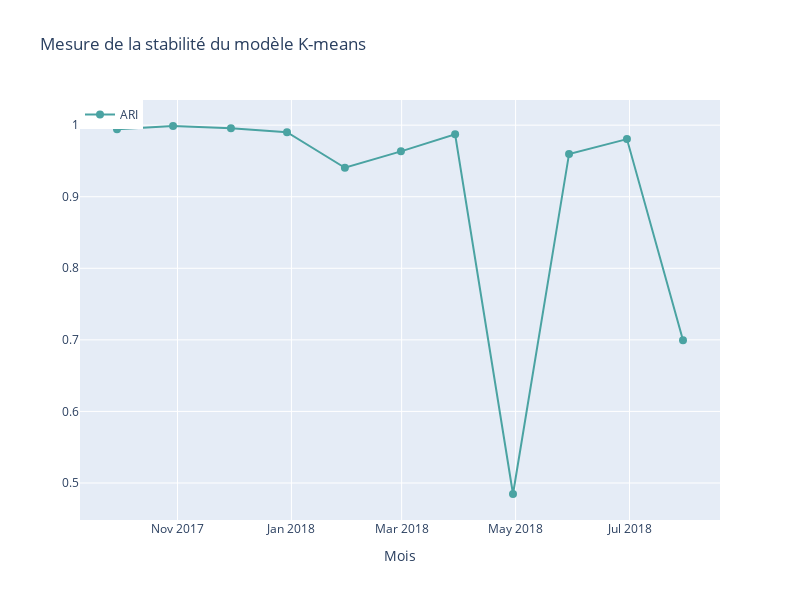

Notebook code for this chart:
### Code cell
fig = go.Figure()

fig.add_trace(go.Scatter(x=resultats_kmeans["Date"], y=resultats_kmeans["ARI"], mode='markers+lines', name='ARI', marker=dict(symbol='circle', size=8, color = '#4AA3A2')))

fig.update_layout(
    title="Mesure de la stabilité du modèle K-means",
    xaxis=dict(title="Mois"),
    showlegend=True,
    legend=dict(x=0, y=1),
    height=600,
    width=800,
)

fig.show()

### Figure 1 — Plotly figure (JSON) as saved in the notebook; plotly's stock layout.template omitted (floating-point values rounded to 4 significant figures)
{"data": [{"marker": {"color": "#4AA3A2", "size": 8, "symbol": "circle"}, "mode": "markers+lines", "name": "ARI", "type": "scatter", "x": ["2018-07-29T15:00:37", "2018-06-29T15:00:37", "2018-05-29T15:00:37", "2018-04-29T15:00:37", "2018-03-29T15:00:37", "2018-02-28T15:00:37", "2018-01-29T15:00:37", "2017-12-29T15:00:37", "2017-11-29T15:00:37", "2017-10-29T15:00:37", "2017-09-29T15:00:37"], "y": [0.6993, 0.9805, 0.9598, 0.4846, 0.9872, 0.9634, 0.9405, 0.9901, 0.9956, 0.9988, 0.9944]}], "layout": {"height": 600, "legend": {"x": 0, "y": 1}, "showlegend": true, "title": {"text": "Mesure de la stabilité du modèle K-means"}, "width": 800, "xaxis": {"title": {"text": "Mois"}}}}
